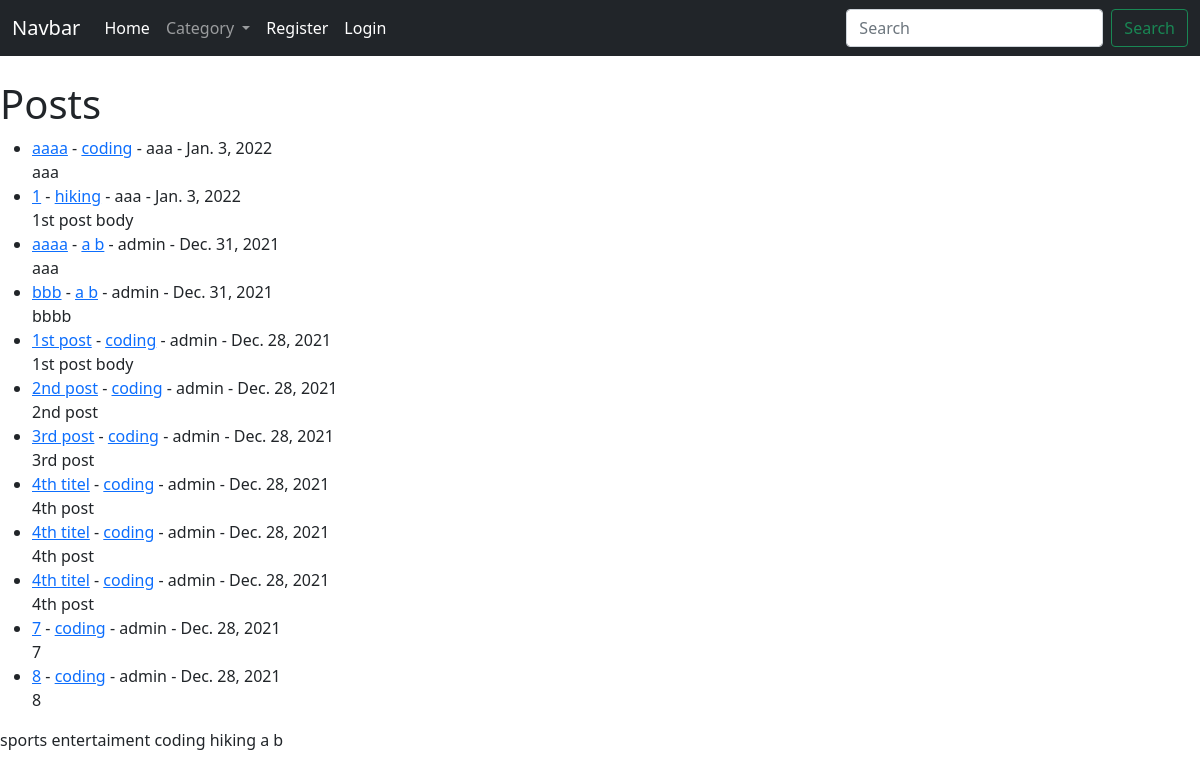
/, run on an earlier commit of the app's database.
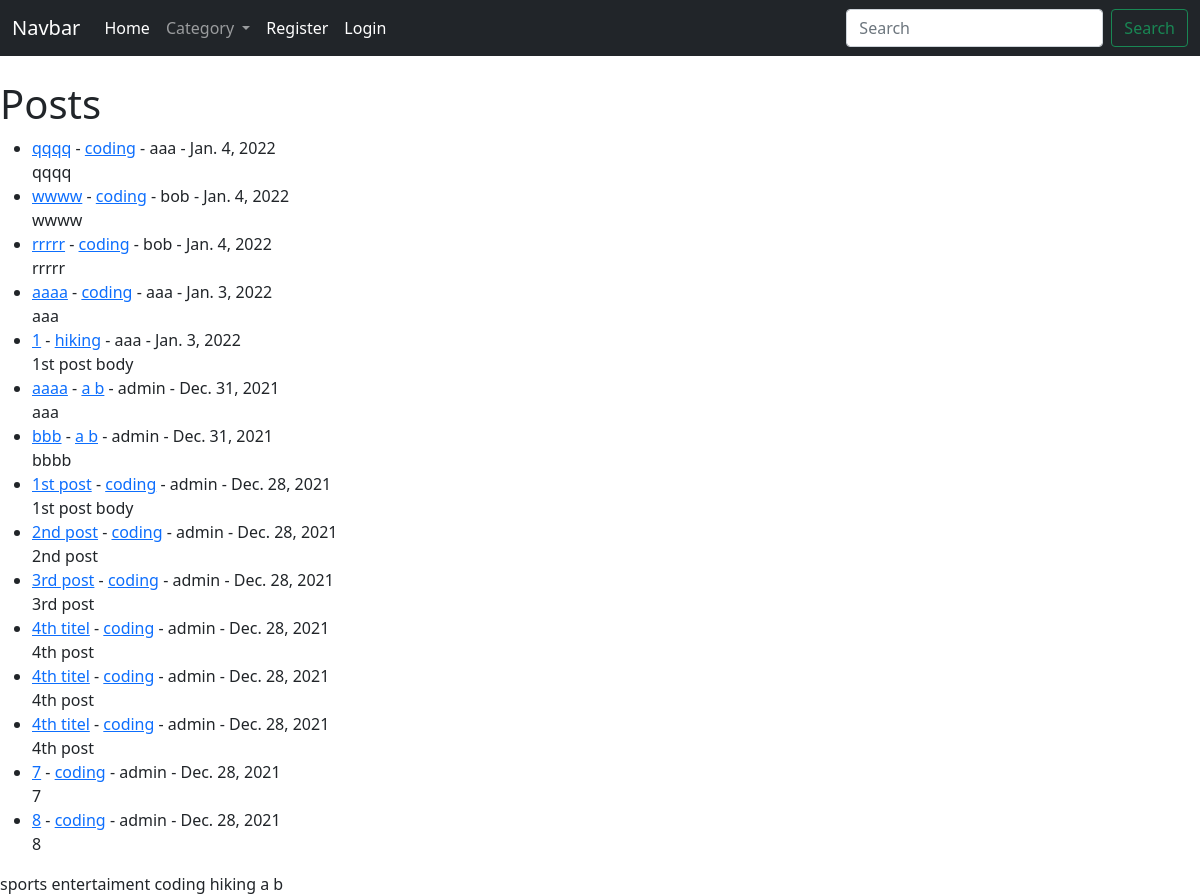
And on a later commit of the database.
### theblog/models.py (models this page shows, shortened)
class Post(models.Model):
    title = models.CharField(max_length=255)
    title_tag = models.CharField(max_length=255, default="My Freakin' Awesome Blog!")
    author = models.ForeignKey(User, on_delete=models.CASCADE)
    body = models.TextField()
    post_date = models.DateField(auto_now_add=True)
    category = models.CharField(max_length=255, default='coding')
    likes = models.ManyToManyField(User, related_name='blog_posts')

class Category(models.Model):
    name = models.CharField(max_length=255)
    def __str__(self):
        return self.name

### theblog/views.py (the view)
# urls.py: path('', HomeView.as_view(), name="home"),
class HomeView(ListView):
    model = Post
    template_name = 'home.html'
    ordering = ['-post_date']
    def get_context_data(self, *args, **kwargs):
        cat_menu = Category.objects.all()
        context = super(HomeView, self).get_context_data(*args, **kwargs)
        context["cat_menu"] = cat_menu
        print(context["cat_menu"])
        return context

### theblog/templates/home.html (shortened to what this page needs)
{% extends 'base.html' %}
{% block content %}
<h1>Posts</h1>
<ul>
{% for post in object_list %}
    <li>
    <a href="{% url 'article-detail' post.pk %}">{{ post.title }}</a> -
    <a href="{% url 'category' post.category %}">{{ post.category }}</a> -
    {{ post.author }} - {{ post.post_date }}
    <br>
    {{ post.body|safe }}
    </li>
{% endfor %}
</ul>
{% for cat in cat_menu %}
{{ cat }}
{% endfor %}
{% endblock %}

What changed in the data, as far as the page shows it:
added Post: title "qqqq", category "coding", author "aaa", post_date "Jan. 4, 2022", body "qqqq"
added Post: title "wwww", category "coding", author "bob", post_date "Jan. 4, 2022", body "wwww"
added Post: title "rrrrr", category "coding", author "bob", post_date "Jan. 4, 2022", body "rrrrr"
